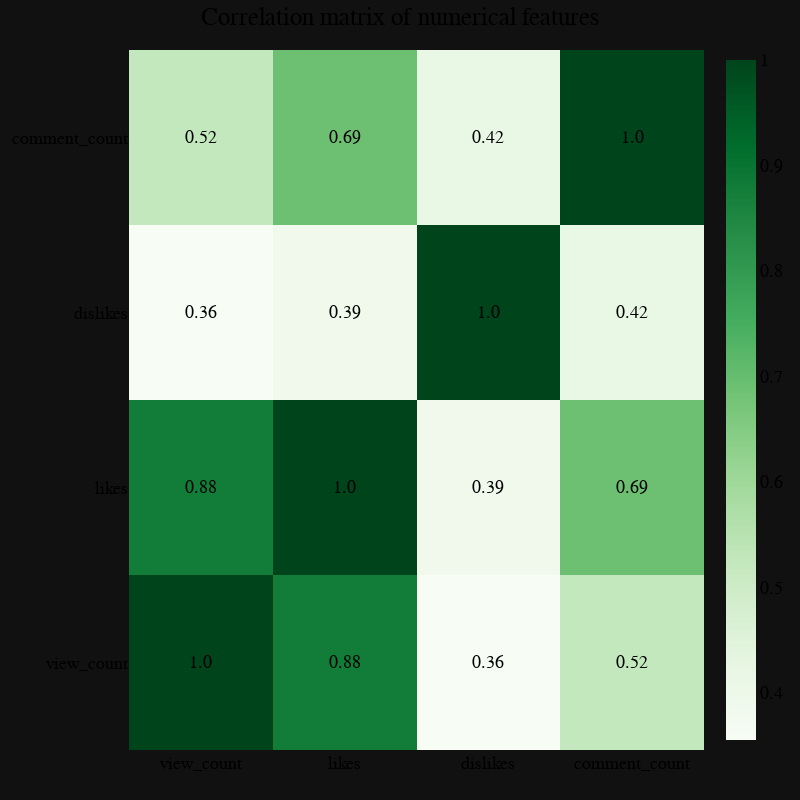

Notebook cell for this chart:
### Code cell
# use plotly go.Figure to visualize the correlation matrix
import plotly.graph_objects as go

fig = go.Figure(data=go.Heatmap(
    z=pearson_corr[0].toArray(),
    x=numeric_features,
    y=numeric_features,
    colorscale='Greens'))

# add labels with values
for i in range(len(numeric_features)):
    for j in range(len(numeric_features)):
        fig.add_annotation(
            x=i, y=j,
            text=str(round(pearson_corr[0].toArray()[i][j], 2)),
            showarrow=False)

# change style of labels to Monospace white font with black outline
fig.update_yaxes(tickfont=dict(color='black', family='Courier New, monospace', size=18))
fig.update_xaxes(tickfont=dict(color='black', family='Courier New, monospace', size=18))

fig.update_layout(
    title="Correlation matrix of numerical features",
    title_x=0.5,
    width=800,
    height=800,
    # change label font
    font=dict(
        family="Courier New, monospace",
        size=18,
        color="black"
    )
)

fig.show()

### Figure 1 — Plotly figure (JSON) as saved in the notebook; plotly's stock layout.template omitted (floating-point values rounded to 4 significant figures)
{"data": [{"colorscale": [[0, "rgb(247,252,245)"], [0.125, "rgb(229,245,224)"], [0.25, "rgb(199,233,192)"], [0.375, "rgb(161,217,155)"], [0.5, "rgb(116,196,118)"], [0.625, "rgb(65,171,93)"], [0.75, "rgb(35,139,69)"], [0.875, "rgb(0,109,44)"], [1, "rgb(0,68,27)"]], "type": "heatmap", "x": ["view_count", "likes", "dislikes", "comment_count"], "y": ["view_count", "likes", "dislikes", "comment_count"], "z": [[1, 0.8775, 0.3555, 0.5226], [0.8775, 1, 0.3889, 0.6891], [0.3555, 0.3889, 1, 0.4174], [0.5226, 0.6891, 0.4174, 1]]}], "layout": {"annotations": [{"showarrow": false, "text": "1.0", "x": 0, "y": 0}, {"showarrow": false, "text": "0.88", "x": 0, "y": 1}, {"showarrow": false, "text": "0.36", "x": 0, "y": 2}, {"showarrow": false, "text": "0.52", "x": 0, "y": 3}, {"showarrow": false, "text": "0.88", "x": 1, "y": 0}, {"showarrow": false, "text": "1.0", "x": 1, "y": 1}, {"showarrow": false, "text": "0.39", "x": 1, "y": 2}, {"showarrow": false, "text": "0.69", "x": 1, "y": 3}, {"showarrow": false, "text": "0.36", "x": 2, "y": 0}, {"showarrow": false, "text": "0.39", "x": 2, "y": 1}, {"showarrow": false, "text": "1.0", "x": 2, "y": 2}, {"showarrow": false, "text": "0.42", "x": 2, "y": 3}, {"showarrow": false, "text": "0.52", "x": 3, "y": 0}, {"showarrow": false, "text": "0.69", "x": 3, "y": 1}, {"showarrow": false, "text": "0.42", "x": 3, "y": 2}, {"showarrow": false, "text": "1.0", "x": 3, "y": 3}], "font": {"color": "black", "family": "Courier New, monospace", "size": 18}, "height": 800, "title": {"text": "Correlation matrix of numerical features", "x": 0.5}, "width": 800, "xaxis": {"tickfont": {"color": "black", "family": "Courier New, monospace", "size": 18}}, "yaxis": {"tickfont": {"color": "black", "family": "Courier New, monospace", "size": 18}}}}
